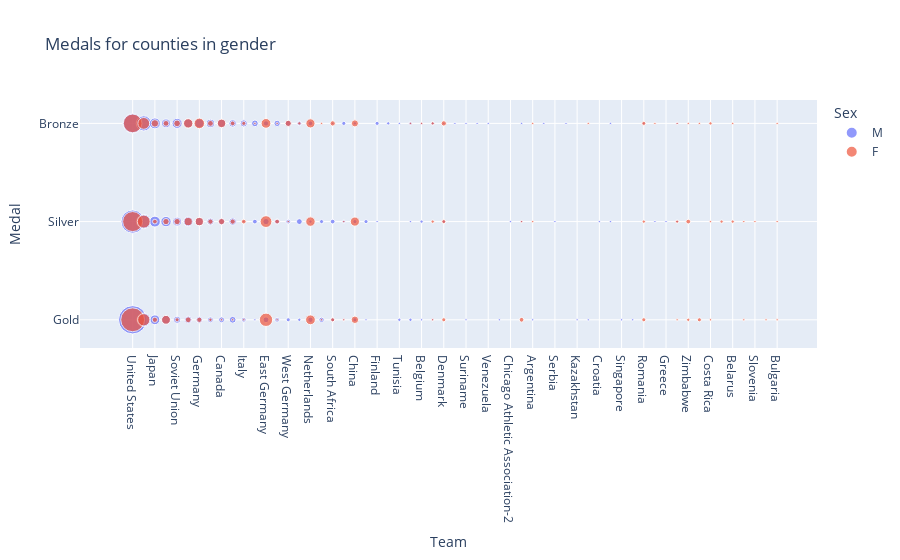

Here is the notebook cell this chart was saved with:
### Markdown cell above
- Swimming

### Code cell
Swimming = SportFig(os_sport_medal, "Swimming")
Swimming.sport_gender()

### Figure 1 — Plotly figure (JSON) as saved in the notebook; plotly's stock layout.template omitted (floating-point values rounded to 4 significant figures)
{"data": [{"hovertemplate": "Sex=M<br>Team=%{x}<br>Medal=%{y}<br>Number=%{marker.size}<extra></extra>", "legendgroup": "M", "marker": {"color": "#636efa", "size": [143, 96, 69, 41, 37, 33, 21, 21, 19, 18, 17, 17, 15, 15, 15, 14, 14, 12, 12, 12, 10, 10, 10, 9, 9, 9, 8, 8, 8, 8, 7, 7, 7, 6, 6, 6, 6, 5, 5, 5, 5, 4, 4, 4, 4, 4, 4, 4, 3, 3, 3, 3, 3, 3, 3, 3, 2, 2, 2, 2, 2, 2, 2, 2, 2, 2, 2, 1, 1, 1, 1, 1, 1, 1, 1, 1, 1, 1, 1, 1, 1, 1, 1, 1, 1, 1, 1, 1, 1, 1, 1, 1, 1, 1, 1, 1, 1, 1, 1, 1, 1, 1, 1, 1], "sizemode": "area", "sizeref": 0.3575, "symbol": "circle"}, "mode": "markers", "name": "M", "orientation": "v", "showlegend": true, "type": "scatter", "x": ["United States", "United States", "United States", "Australia", "Australia", "Australia", "Japan", "Japan", "Hungary", "Soviet Union", "Great Britain", "Japan", "Germany", "Great Britain", "Hungary", "Soviet Union", "Hungary", "France", "Canada", "Germany", "Sweden", "Great Britain", "Sweden", "France", "Soviet Union", "Italy", "Germany", "Brazil", "Canada", "Sweden", "East Germany", "Russia", "West Germany", "East Germany", "France", "Austria", "Canada", "Russia", "Netherlands", "East Germany", "Unified Team", "Netherlands", "South Africa", "Russia", "Italy", "West Germany", "Austria", "Brazil", "Australasia", "South Africa", "West Germany", "China", "China", "South Korea", "Finland", "Unified Team", "China", "Philippines", "Tunisia", "New Zealand", "New Zealand", "Netherlands", "Austria", "Belgium", "Australasia", "Spain", "Denmark", "Trinidad and Tobago", "Suriname", "Tunisia", "Suriname", "Belgium", "Brazil", "Belgium", "Missouri Athletic Club-3", "Venezuela", "Australasia", "New York Athletic Club #1-1", "Chicago Athletic Association-2", "Ukraine", "Argentina", "Pupilles de Neptune de Lille-1", "Serbia", "Ukraine", "Switzerland", "Kazakhstan", "Mexico", "South Korea", "Croatia", "Cuba", "Cuba", "Spain", "Denmark", "Italy", "Singapore", "South Africa", "Deutscher Schwimm Verband Berlin", "Finland", "Romania", "Norway", "Greece", "Poland", "Poland", "New Zealand"], "xaxis": "x", "y": ["Gold", "Silver", "Bronze", "Bronze", "Silver", "Gold", "Bronze", "Silver", "Silver", "Bronze", "Silver", "Gold", "Bronze", "Bronze", "Gold", "Silver", "Bronze", "Bronze", "Bronze", "Silver", "Bronze", "Gold", "Silver", "Silver", "Gold", "Bronze", "Gold", "Bronze", "Silver", "Gold", "Silver", "Bronze", "Bronze", "Gold", "Gold", "Silver", "Gold", "Silver", "Gold", "Bronze", "Gold", "Bronze", "Silver", "Gold", "Gold", "Silver", "Bronze", "Silver", "Bronze", "Gold", "Gold", "Gold", "Silver", "Silver", "Bronze", "Silver", "Bronze", "Bronze", "Gold", "Gold", "Bronze", "Silver", "Gold", "Silver", "Silver", "Bronze", "Silver", "Bronze", "Bronze", "Bronze", "Gold", "Gold", "Gold", "Bronze", "Bronze", "Bronze", "Gold", "Gold", "Silver", "Bronze", "Gold", "Bronze", "Silver", "Silver", "Bronze", "Gold", "Gold", "Gold", "Silver", "Bronze", "Silver", "Gold", "Bronze", "Silver", "Gold", "Bronze", "Gold", "Silver", "Bronze", "Silver", "Silver", "Silver", "Bronze", "Silver"], "yaxis": "y"}, {"hovertemplate": "Sex=F<br>Team=%{x}<br>Medal=%{y}<br>Number=%{marker.size}<extra></extra>", "legendgroup": "F", "marker": {"color": "#EF553B", "size": [102, 72, 62, 32, 30, 27, 25, 25, 20, 17, 17, 16, 16, 15, 15, 14, 13, 12, 12, 10, 10, 9, 8, 7, 7, 7, 7, 6, 6, 6, 5, 5, 5, 5, 5, 5, 4, 4, 4, 4, 4, 4, 3, 3, 3, 3, 3, 3, 3, 3, 2, 2, 2, 2, 2, 2, 2, 2, 2, 2, 1, 1, 1, 1, 1, 1, 1, 1, 1, 1, 1, 1, 1, 1, 1, 1, 1, 1, 1, 1, 1, 1, 1, 1, 1, 1, 1, 1, 1, 1, 1, 1, 1], "sizemode": "area", "sizeref": 0.3575, "symbol": "circle"}, "mode": "markers", "name": "F", "orientation": "v", "showlegend": true, "type": "scatter", "x": ["United States", "United States", "United States", "East Germany", "Australia", "Australia", "East Germany", "Australia", "Germany", "Netherlands", "East Germany", "Great Britain", "Netherlands", "Netherlands", "China", "Hungary", "Canada", "Germany", "Great Britain", "Japan", "China", "China", "Soviet Union", "West Germany", "Canada", "Soviet Union", "Hungary", "France", "Hungary", "Great Britain", "Germany", "Japan", "France", "South Africa", "Sweden", "Denmark", "Japan", "Ukraine", "Russia", "Sweden", "Italy", "Zimbabwe", "Ireland", "Soviet Union", "South Africa", "Romania", "Denmark", "Denmark", "Italy", "Romania", "France", "Costa Rica", "Romania", "Austria", "Poland", "Slovakia", "Belarus", "Zimbabwe", "Spain", "Spain", "Belarus", "Sweden", "Brazil", "Ireland", "Ukraine", "Zimbabwe", "Yugoslavia", "Yugoslavia", "West Germany", "Argentina", "Argentina", "Belgium", "Russia", "Slovenia", "Costa Rica", "Costa Rica", "Mexico", "Lithuania", "Unified Team", "Unified Team", "Spain", "Italy", "Australasia", "Norway", "Bulgaria", "Bulgaria", "Bulgaria", "Russia", "Canada", "Poland", "Poland", "New Zealand", "Australasia"], "xaxis": "x", "y": ["Gold", "Silver", "Bronze", "Gold", "Silver", "Gold", "Silver", "Bronze", "Bronze", "Gold", "Bronze", "Bronze", "Silver", "Bronze", "Silver", "Gold", "Bronze", "Silver", "Silver", "Bronze", "Gold", "Bronze", "Bronze", "Bronze", "Silver", "Silver", "Silver", "Bronze", "Bronze", "Gold", "Gold", "Gold", "Silver", "Bronze", "Silver", "Bronze", "Silver", "Gold", "Silver", "Bronze", "Silver", "Silver", "Gold", "Gold", "Gold", "Bronze", "Gold", "Silver", "Bronze", "Gold", "Gold", "Bronze", "Silver", "Bronze", "Silver", "Silver", "Silver", "Gold", "Silver", "Bronze", "Bronze", "Gold", "Bronze", "Bronze", "Silver", "Bronze", "Silver", "Gold", "Silver", "Bronze", "Silver", "Bronze", "Bronze", "Silver", "Gold", "Silver", "Bronze", "Gold", "Bronze", "Gold", "Gold", "Gold", "Silver", "Bronze", "Bronze", "Gold", "Silver", "Gold", "Gold", "Gold", "Bronze", "Bronze", "Gold"], "yaxis": "y"}], "layout": {"legend": {"itemsizing": "constant", "title": {"text": "Sex"}, "tracegroupgap": 0}, "title": {"text": "Medals for counties in gender"}, "xaxis": {"anchor": "y", "domain": [0, 1], "title": {"text": "Team"}}, "yaxis": {"anchor": "x", "domain": [0, 1], "title": {"text": "Medal"}}}}
